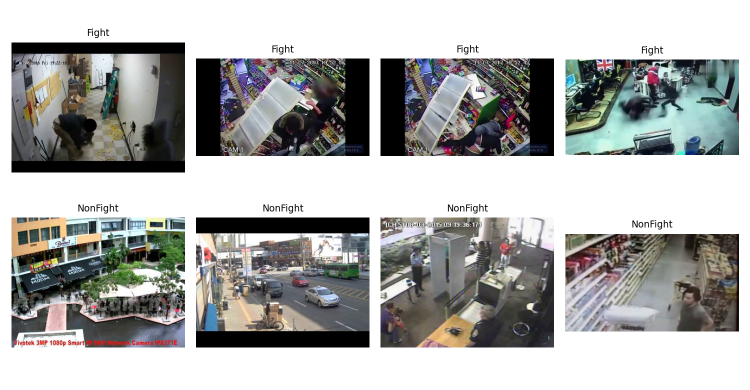
#> input picture eda/samples.png, 1500 x 780 px (shown at 1/2 size)
$ python -i crop_persons.py   (imports and definitions only)
#> lines starting #> are read from the running program, lines starting #| are printed output that depends on the picture
#> further down, picture is the input picture: shape (780, 1500, 3); mean B, G, R 171.2, 172.7, 172.1
"""Dung YOLO11 phat hien nguoi, cat vung bao tat ca moi nguoi trong frame (dau vao cua M3)
va khoanh vung khu vuc tuong tac / hanh vi danh nhau cho giam sat truc tiep.

    python src/crop_persons.py --frames data/frames --out data/crops
"""
import argparse
from pathlib import Path

import cv2
import numpy as np

from prepare_data import read_image, write_image


# [104 lines left out: functions union_box, crop_frames_dir, make_yolo_detector, make_person_locator, _box_iou, _boxes_proximate and 1 more, not called in this run]


def _motion_fallback_box(diff_map, width, height):
    """Tim vung chuyen dong manh nhat khi YOLO khong bat duoc nguoi hoac bi che khuat."""
    if diff_map is None or diff_map.size == 0:
        return None
    _, mask = cv2.threshold(diff_map, 20, 255, cv2.THRESH_BINARY)
    kernel = np.ones((5, 5), dtype=np.uint8)
    mask = cv2.dilate(mask, kernel, iterations=2)
    contours, _ = cv2.findContours(mask, cv2.RETR_EXTERNAL, cv2.CHAIN_APPROX_SIMPLE)
    if not contours:
        return None
    dh, dw = diff_map.shape[:2]
    min_area = 0.012 * dw * dh
    active = [cv2.boundingRect(c) for c in contours if cv2.contourArea(c) >= min_area]
    if not active:
        return None
    active.sort(key=lambda r: r[2] * r[3], reverse=True)
    top = active[:3]
    x1 = min(r[0] for r in top) / dw * width
    y1 = min(r[1] for r in top) / dh * height
    x2 = max(r[0] + r[2] for r in top) / dw * width
    y2 = max(r[1] + r[3] for r in top) / dh * height
    return union_box([(x1, y1, x2, y2)], width, height, margin=0.06)


def localize_behavior(person_boxes, width, height, diff_map=None, margin=0.07):
    """Khoanh vung khu vuc hanh vi va danh sach doi tuong chuan hoa [0..1].

    Uu tien cum >= 2 nguoi dung gan nhau co chuyen dong cao nhat; neu khong co cum
    tuong tac thi chon doi tuong co chuyen dong manh nhat hoac fallback sang vung chuyen dong.
    """
    if width <= 0 or height <= 0:
        return {"zone": None, "zone_kind": None, "persons": []}

    parsed = []
    for item in person_boxes or []:
        x1, y1, x2, y2 = float(item[0]), float(item[1]), float(item[2]), float(item[3])
        conf = float(item[4]) if len(item) >= 5 else 1.0
        x1, y1 = max(0.0, min(width, x1)), max(0.0, min(height, y1))
        x2, y2 = max(0.0, min(width, x2)), max(0.0, min(height, y2))
        if x2 > x1 + 1 and y2 > y1 + 1:
            motion = _region_motion(diff_map, (x1, y1, x2, y2), width, height)
            area = (x2 - x1) * (y2 - y1)
            parsed.append({"xyxy": (x1, y1, x2, y2), "conf": conf, "motion": motion, "area": area})

    n = len(parsed)
    involved_indices = set()
    zone_px = None
    zone_kind = None

    if n >= 2:
        visited = [False] * n
        clusters = []
        for i in range(n):
            if visited[i]:
                continue
            comp = [i]
            visited[i] = True
            queue = [i]
            while queue:
                cur = queue.pop()
                for j in range(n):
                    if not visited[j] and _boxes_proximate(parsed[cur]["xyxy"], parsed[j]["xyxy"], width):
                        visited[j] = True
                        comp.append(j)
                        queue.append(j)
            clusters.append(comp)

        multi = [c for c in clusters if len(c) >= 2]
        if multi:
            best_cluster = max(
                multi,
                key=lambda c: (
                    sum(parsed[k]["motion"] for k in c) / len(c) * 2.0
                    + len(c) * 5.0
                    + sum(parsed[k]["area"] for k in c) / (width * height) * 10.0
                ),
            )
            involved_indices = set(best_cluster)
            zone_px = union_box([parsed[k]["xyxy"] for k in best_cluster], width, height, margin=margin)
            zone_kind = "interaction"

    if zone_px is None and n >= 1:
        best_idx = max(
            range(n),
            key=lambda k: parsed[k]["motion"] * 2.0 + parsed[k]["conf"] + parsed[k]["area"] / (width * height),
        )
        involved_indices = {best_idx}
        zone_px = union_box([parsed[best_idx]["xyxy"]], width, height, margin=margin)
        zone_kind = "person"

    if zone_px is None:
        fallback = _motion_fallback_box(diff_map, width, height)
        if fallback is not None:
            zone_px = fallback
            zone_kind = "motion"

    # [7 lines left out: function norm_box, not called in this run]

    persons_out = [
        {
            "box": norm_box(p["xyxy"]),
            "conf": round(p["conf"], 3),
            "involved": idx in involved_indices,
        }
        for idx, p in enumerate(parsed)
    ]

    return {
        "zone": norm_box(zone_px) if zone_px is not None else None,
        "zone_kind": zone_kind,
        "persons": persons_out,
    }


class BehaviorTracker:
    """Theo doi chuyen dong giua cac frame va lam muot border line khoanh vung (EMA)."""

    def __init__(self, smooth=0.55):
        self.smooth = smooth
        self.prev_gray = None
        self.prev_zone = None

    def update(self, frame_bgr, person_boxes=None, recompute=True, cached=None):
#> called with recompute = True
        h, w = frame_bgr.shape[:2]
#> h = 780; w = 1500
        small = cv2.resize(frame_bgr, (min(w, 240), min(h, 180)))
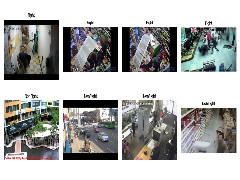
#> small: shape (180, 240, 3); mean B, G, R 171.6, 173.1, 172.5
        gray = cv2.cvtColor(small, cv2.COLOR_BGR2GRAY)
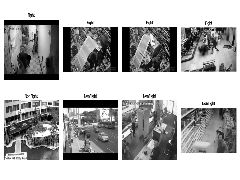
#> gray: shape (180, 240); min 0, max 255, mean 172.7
        gray = cv2.GaussianBlur(gray, (5, 5), 0)
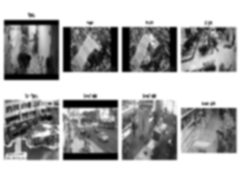
#> gray: shape (180, 240); min 0, max 255, mean 172.7
        diff = cv2.absdiff(gray, self.prev_gray) if self.prev_gray is not None and self.prev_gray.shape == gray.shape else None
        self.prev_gray = gray

        if not recompute and cached is not None:
            return cached

        det = localize_behavior(person_boxes, w, h, diff_map=diff)
#> det = 3 items
        zone = det["zone"]
        if zone is not None and self.prev_zone is not None and _box_iou(zone, self.prev_zone) >= 0.2:
            a = self.smooth
            zone = [round(a * z + (1.0 - a) * pz, 4) for z, pz in zip(zone, self.prev_zone)]
            det["zone"] = zone
        self.prev_zone = zone
        return det


# [16 lines left out: function main, not called in this run]


# [2 lines not run here, left out]

>>> import cv2
>>> picture = cv2.imread('../eda/samples.png')
>>> result = BehaviorTracker().update(picture)
#> result = 3 items

$ run again, on eda/brightness.png
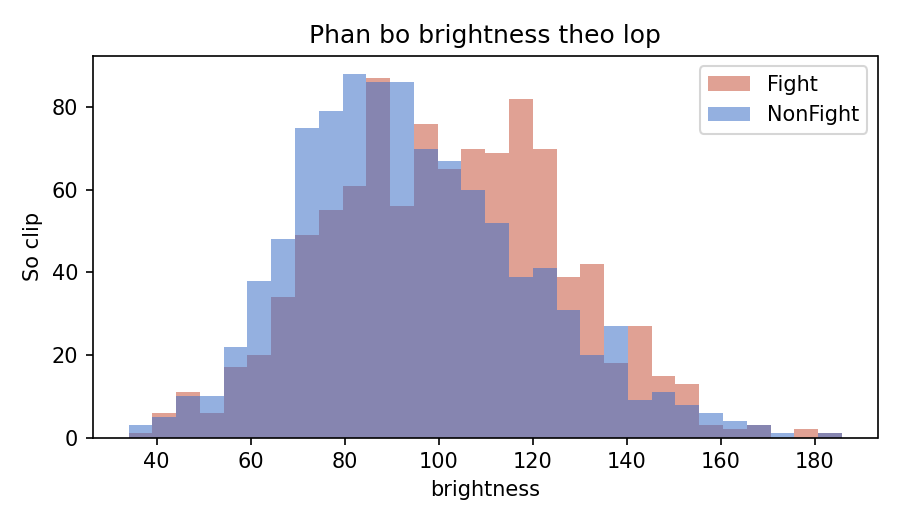
#> input picture eda/brightness.png, 900 x 525 px
#> picture is the input picture: shape (525, 900, 3); mean B, G, R 231.3, 222.6, 224
#> in update, `small = cv2.resize(frame_bgr, (min(w, 240), min(h, 180)))`:
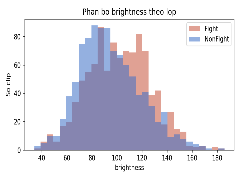
#> small: shape (180, 240, 3); mean B, G, R 231.8, 223.1, 224.5
#> in update, `gray = cv2.GaussianBlur(gray, (5, 5), 0)`:
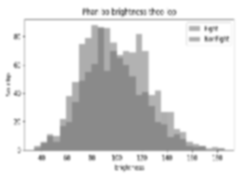
#> gray: shape (180, 240); min 117, max 255, mean 224.4
#> det = 3 items

$ run again, on eda/contrast.png
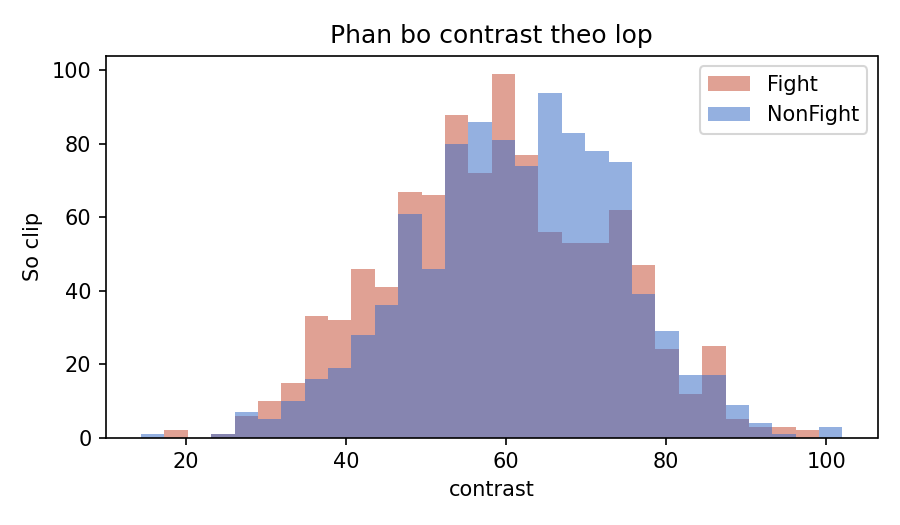
#> input picture eda/contrast.png, 900 x 525 px
#> picture is the input picture: shape (525, 900, 3); mean B, G, R 234.4, 226.7, 227.8
#> in update, `small = cv2.resize(frame_bgr, (min(w, 240), min(h, 180)))`:
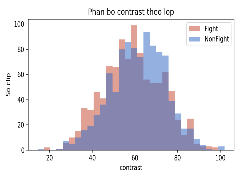
#> small: shape (180, 240, 3); mean B, G, R 234.7, 227, 228.1
#> in update, `gray = cv2.GaussianBlur(gray, (5, 5), 0)`:
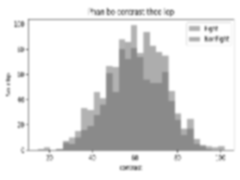
#> gray: shape (180, 240); min 122, max 255, mean 228.2
#> det = 3 items

$ run again, on eda/no_person_rate.png
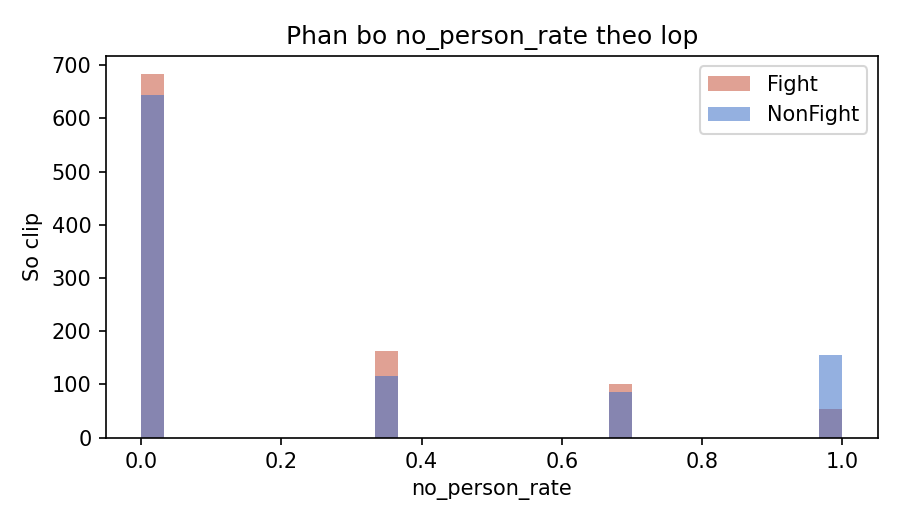
#> input picture eda/no_person_rate.png, 900 x 525 px
#> picture is the input picture: shape (525, 900, 3); mean B, G, R 247.2, 246, 246.2
#> in update, `small = cv2.resize(frame_bgr, (min(w, 240), min(h, 180)))`:
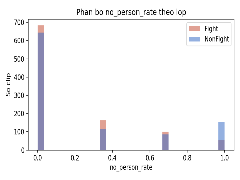
#> small: shape (180, 240, 3); mean B, G, R 247.5, 246.4, 246.5
#> in update, `gray = cv2.GaussianBlur(gray, (5, 5), 0)`:
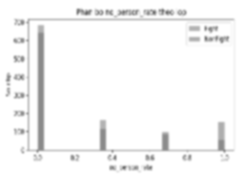
#> gray: shape (180, 240); min 114, max 255, mean 246.6
#> det = 3 items
